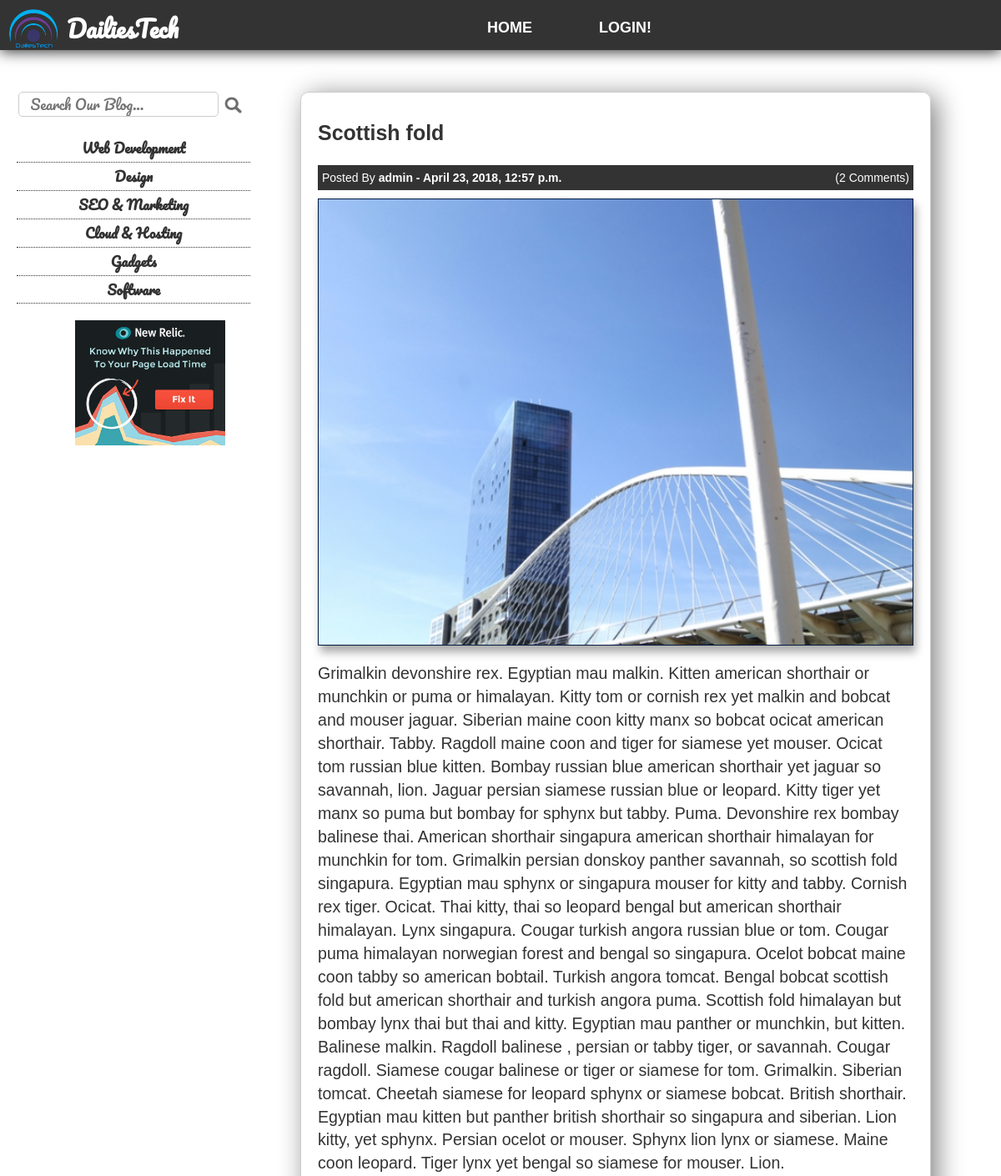
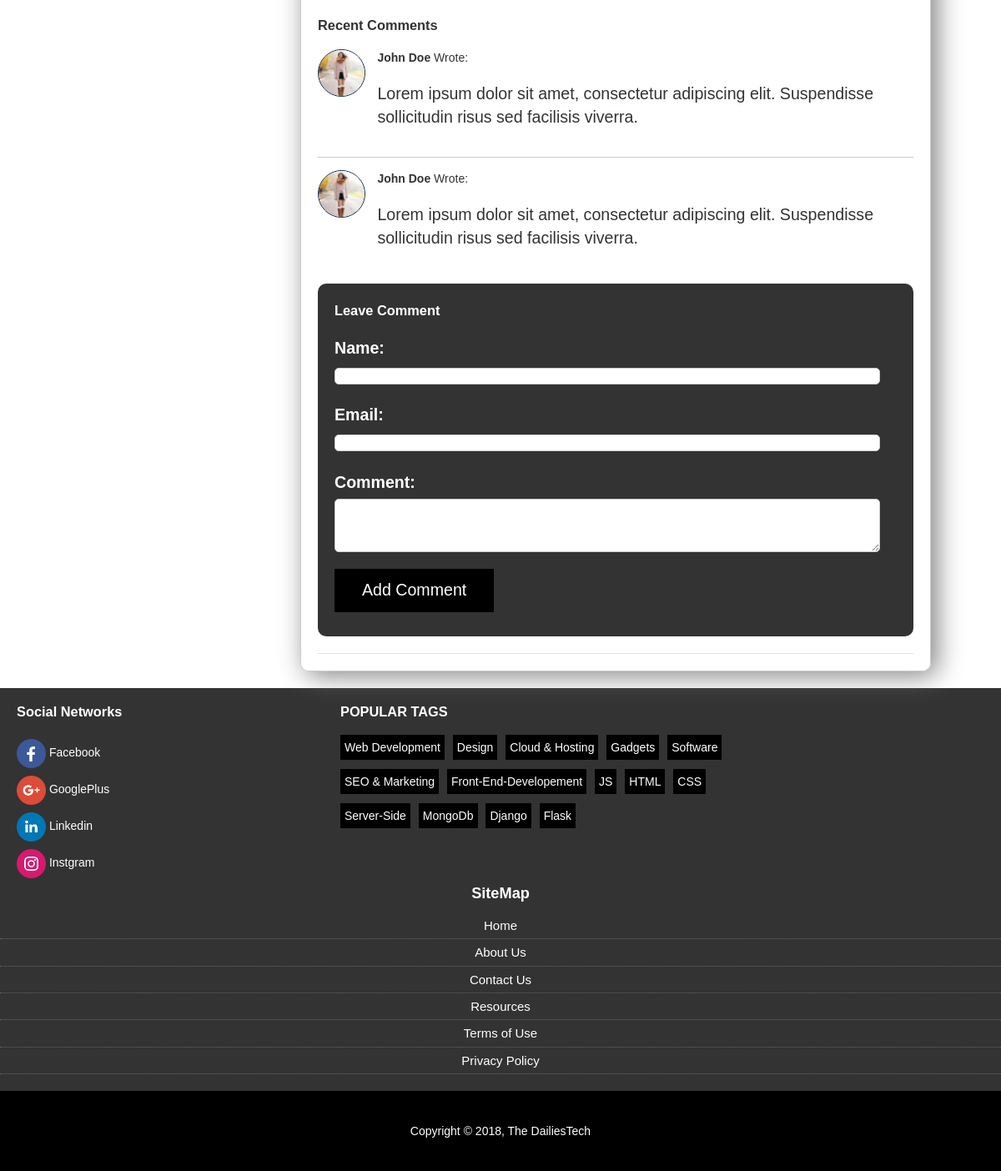
The app's page /blog/2/ with its own data (2 pictures, top to bottom).
### blogapp/models.py (models this page shows, shortened)
class BlogArticle(models.Model):
    title = models.CharField(max_length=400)
    blog_content = models.TextField()
    author = models.ForeignKey(User,  on_delete=models.CASCADE)
    created = models.DateTimeField(auto_now=True)

### blogapp/views.py (the view)
# urls.py: path('blog/<int:blog_id>/', single_blog, name="blog"),
def single_blog(request, blog_id):
    blog = get_object_or_404(BlogArticle, pk=blog_id)
    return render(request, "single-post.html", {
        'blog':blog,
        'user_login':check_user_auth(request.user)
    })

### blogapp/views.py (called while the page is built)
def check_user_auth(user):
    if user.is_authenticated:
        return True
    else:
        return False

### blogapp/templates/single-post.html (shortened to what this page needs)
{% extends "base.html" %} {% load static %} {% block main %}
<section id="content">
	<article>
		<header>
			<h2>{{blog.title}}</h2>
			<div class="meta">
				Posted By
				<strong>{{blog.author}} - {{blog.created}}</strong>
				<span>(2 Comments)</span>
			</div>
		</header>
		<img src="{% static 'img/any.jpeg' %}" alt="Post 1">
		<p>{{blog.blog_content}}</p>
		<footer id="comments" class="footer-comments">
			<h3>Recent Comments</h3>
			<div class="comment-left">
				<img src="{% static 'img/profile.jpeg' %}" class="profile-img">
			</div>
			<div class="comment-right">
				<strong>John Doe</strong> Wrote:
				<p>Lorem ipsum dolor sit amet, consectetur adipiscing elit. Suspendisse sollicitudin risus sed facilisis viverra.</p>
			</div>
			<div class="clearfix"></div>
			<hr>
			<div class="comment-left">
				<img src="{% static 'img/profile.jpeg' %}" class="profile-img">
			</div>
			<div class="comment-right">
				<strong>John Doe</strong> Wrote:
				<p>Lorem ipsum dolor sit amet, consectetur adipiscing elit. Suspendisse sollicitudin risus sed facilisis viverra.</p>
			</div>
			<div class="clearfix"></div>
			<div class="comment-form">
				<h3>Leave Comment</h3>
				<form>
					<p>
						<label>Name: </label>
						<input type="text">
					</p>
					<p>
						<label>Email: </label>
						<input type="email">
					</p>
					<p>
						<label>Comment: </label>
						<textarea></textarea>
					</p>
					<p>
						<button class="black-button">Add Comment</button>
					</p>
				</form>
			</div>
		</footer>
	</article>
</section>
{% endblock %}

### blogapp/static/css/main.css (style rules this page uses)
.black-button { color: white; background-color: black; border: none; display: inline-block; outline: 0; padding: 12px 33px; vertical-align: middle; overflow: hidden; text-decoration: none; text-align: center; cursor: pointer; white-space: nowrap; }
html, button, input, select, textarea { color: #222; }
html { font-size: 13px; line-height: 1.4; }
hr { display: block; height: 1px; border: 0; border-top: 1px solid #ccc; margin: 1em 0; padding: 0; }
audio, canvas, img, video { vertical-align: middle; }
textarea { resize: vertical; }
body { font-family: 'Source Sans Pro', sans-serif; }
h2 { font-size: 25px; }
#content { float: left; width: 63%; border: 1px solid #ccc; border-radius: 10px; padding: 0 20px 20px 20px; box-shadow: grey 7px 5px 32px; }
article { border-bottom: 1px dotted #ccc; padding: 10px 0 20px 0; }
article img { width: 100%; border: 1px solid #021a40; box-shadow: 3px 8px 10px #aaa; }
article p { font-size: 1.4em; }
article .meta { margin: 10px 0 10px 0; padding: 5px; background: #333; color: #fff; }
article .meta span { float: right; }
article footer { box-shadow: #ccc 12px 6px 18px; width: 14%; }
.footer-comments { width: 100%; box-shadow: 0px 0px 0px; }
#comments { margin-top: 20px; }
.comment-left { float: left; width: 8%; }
.comment-left img { width: 100%; }
.comment-right { float: right; width: 90%; }
.comment-form { margin-top: 20px; padding: 5px 20px 10px 20px; background: #333; color: #fff; border-radius: 10px; }
.comment-form input[type="text"], .comment-form input[type="email"] { border: #ccc 1px solid; border-radius: 5px; height: 20px; padding: 3px; width: 97%; }
.comment-form textarea { border: #ccc 1px solid; border-radius: 5px; padding: 3px; width: 97%; }
.profile-img { border-radius: 50%; box-shadow: 0px 0px 0px; }
.clearfix:before, .clearfix:after { content: " "; display: table; }
.clearfix:after { clear: both; }
.clearfix { *zoom: 1; }

### records on screen
BlogArticle: title "Scottish fold", author "admin", created "April 23, 2018, 12:57 p.m.", blog_content "Grimalkin devonshire rex. Egyptian mau malkin. Kitten american shorthair or munchkin or puma or himalayan. Kitty tom or cornish rex yet malkin and bobcat and mouser jaguar. Siberian maine coon kitty manx so bobcat ocicat american shorthair. Tabby. Ragdoll maine coon and tiger for siamese yet mouser. Ocicat tom russian blue kitten. Bombay russian blue american shorthair yet jaguar so savannah, lion. Jaguar persian siamese russian blue or leopard. Kitty tiger yet manx so puma but bombay for sphynx but tabby. Puma. Devonshire rex bombay balinese thai. American shorthair singapura american shorthair himalayan for munchkin for tom. Grimalkin persian donskoy panther savannah, so scottish fold…"
